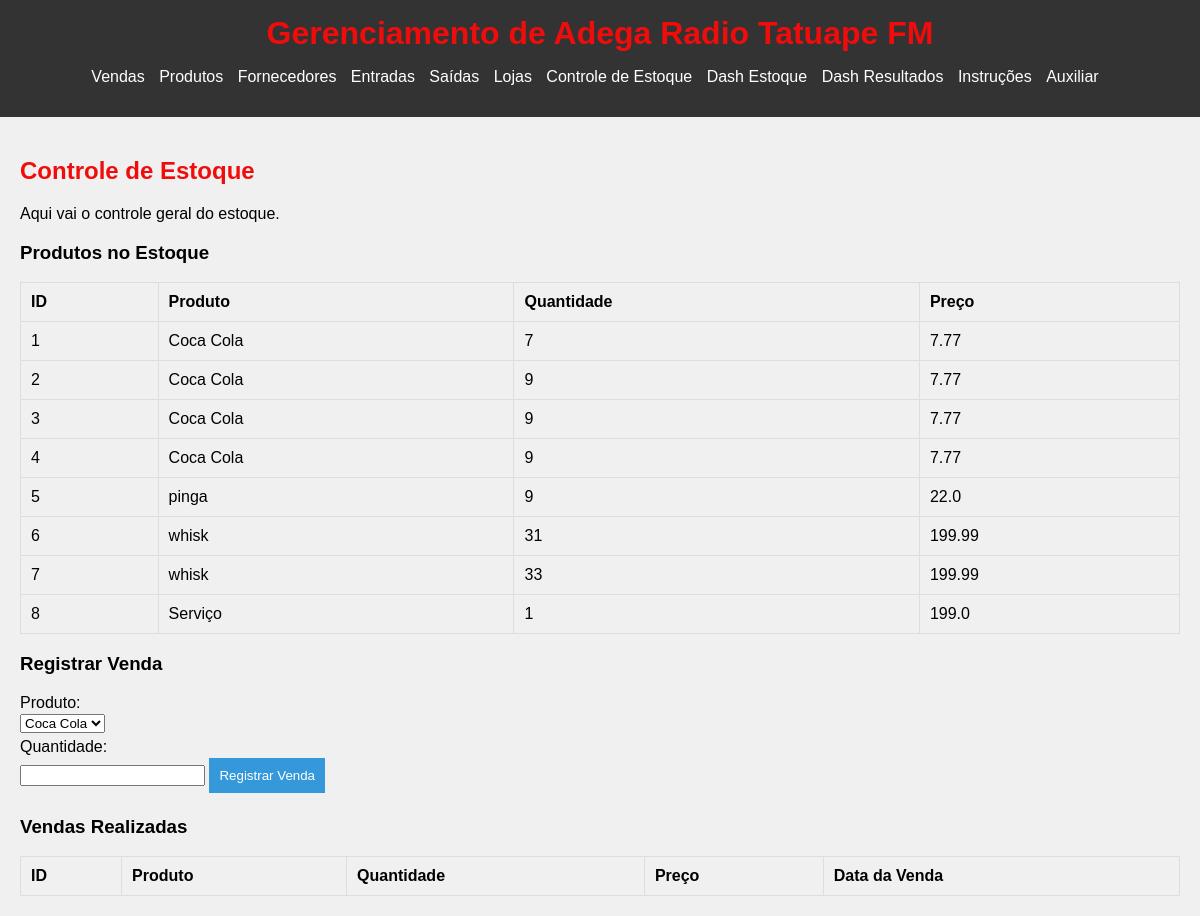
Page /cont_estoque on the committed database.
### tables this page shows
CREATE TABLE estoque (
        id INTEGER PRIMARY KEY AUTOINCREMENT,
        produto TEXT NOT NULL,
        quantidade INTEGER NOT NULL,
        preco REAL NOT NULL
    );

### app.py (the view)
@app.route('/cont_estoque')
def cont_estoque():
    conn = sqlite3.connect('adega.db')
    cursor = conn.cursor()
    cursor.execute('SELECT * FROM estoque')
    estoque = cursor.fetchall()
    conn.close()
    return render_template('cont_estoque.html', estoque=estoque)

### templates/cont_estoque.html (shortened to what this page needs)
{% extends "base.html" %}
{% block content %}
<h2>Controle de Estoque</h2>
<p>Aqui vai o controle geral do estoque.</p>
<h3>Produtos no Estoque</h3>
<table>
    <thead>
        <tr>
            <th>ID</th>
            <th>Produto</th>
            <th>Quantidade</th>
            <th>Preço</th>
        </tr>
    </thead>
    <tbody>
        {% for produto in estoque %}
        <tr>
            <td>{{ produto[0] }}</td>
            <td>{{ produto[1] }}</td>
            <td>{{ produto[2] }}</td>
            <td>{{ produto[3] }}</td>
        </tr>
        {% endfor %}
    </tbody>
</table>
<h3>Registrar Venda</h3>
<form action="/venda" method="POST">
    <label for="produto">Produto:</label>
    <select id="produto" name="produto" required>
        {% for produto in estoque %}
        <option value="{{ produto[1] }}">{{ produto[1] }}</option>
        {% endfor %}
    </select>
    <label for="quantidade">Quantidade:</label>
    <input type="number" id="quantidade" name="quantidade" required>
    <button type="submit">Registrar Venda</button>
</form>
<h3>Vendas Realizadas</h3>
<table>
    <thead>
        <tr>
            <th>ID</th>
            <th>Produto</th>
            <th>Quantidade</th>
            <th>Preço</th>
            <th>Data da Venda</th>
        </tr>
    </thead>
</table>
{% endblock %}

### static/styles.css (style rules this page uses)
body { font-family: Arial, sans-serif; margin: 20px; }
h1, h2 { color: #f10c0c; }
form { margin-bottom: 20px; }
label { display: block; margin: 5px 0 2px; }
input { margin-bottom: 10px; }
button { background-color: #3498db; color: white; border: none; padding: 10px; cursor: pointer; }
table { width: 100%; border-collapse: collapse; }
body { font-family: Arial, sans-serif; margin: 0; padding: 0; background-color: #f0f0f0; }
th, td { padding: 10px; border: 1px solid #ddd; text-align: left; }

### rows in the picture
estoque: id "1", produto "Coca Cola", quantidade "7", preco "7.77"
estoque: id "2", produto "Coca Cola", quantidade "9", preco "7.77"
estoque: id "3", produto "Coca Cola", quantidade "9", preco "7.77"
estoque: id "4", produto "Coca Cola", quantidade "9", preco "7.77"
estoque: id "5", produto "pinga", quantidade "9", preco "22.0"
estoque: id "6", produto "whisk", quantidade "31", preco "199.99"
estoque: id "7", produto "whisk", quantidade "33", preco "199.99"
estoque: id "8", produto "Serviço", quantidade "1", preco "199.0"

### other values in the picture
form field produto "Coca Cola"
